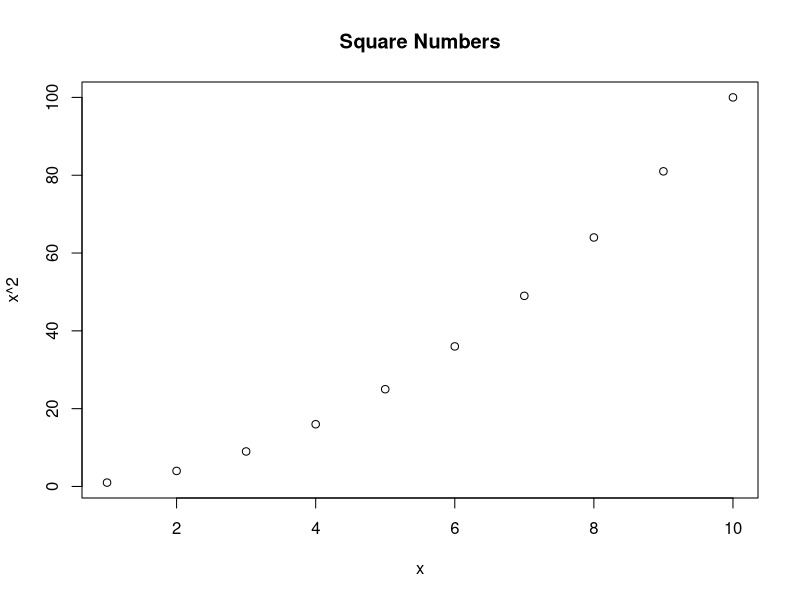

Source code (R):
## ---- chunk 1
#| echo = fenced
x <- 1:10
mean(x)
## ---- chunk 2
#| fig-width = 5
#| fig-height = 4
#| fig-cap = "A simple scatter plot"
plot(
    1:10,
    (1:10)^2,
    main = "Square Numbers",
    xlab = "x",
    ylab = "x^2"
)
## ---- chunk 3
x <- c(1, 2, 3)
mean(x)
## ---- chunk 4
secret <- 42
